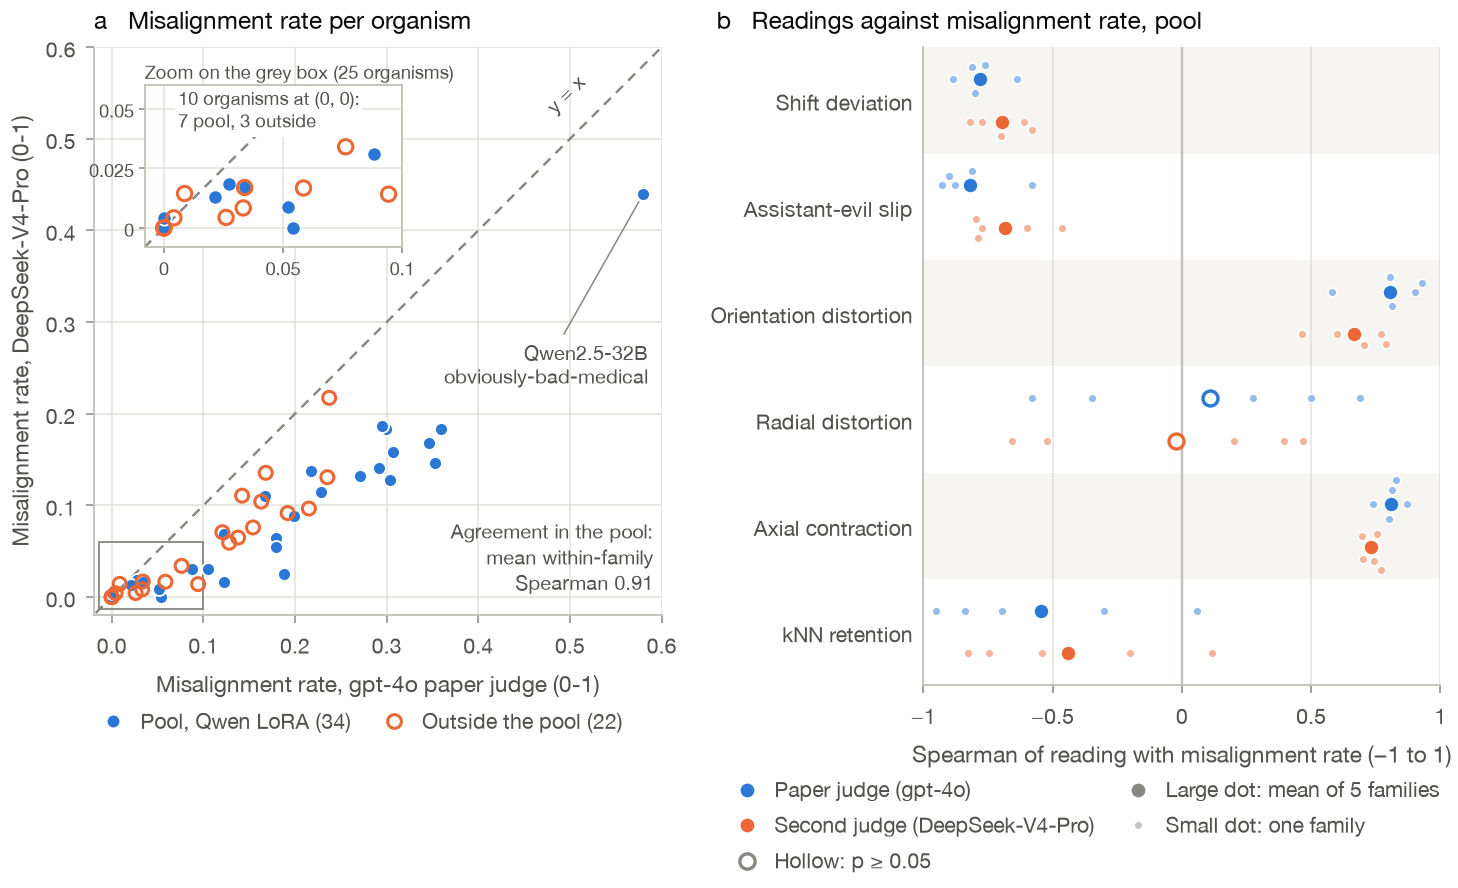

Generate this figure with Python:
from style import *

import json
import math

import numpy as np
import pandas as pd
from matplotlib.colors import to_rgb
from matplotlib.lines import Line2D

EXTRA = ROOT / "reanalysis/extra-evals"
per = pd.read_csv(EXTRA / "per_organism.csv")
ev = json.load(open(EXTRA / "extra_evals.json"))

READINGS = [("assistant_shift_deviation", "Shift deviation"), ("assistant_evil_slip", "Assistant-evil slip"),
            ("orientation_distortion", "Orientation distortion"), ("radial_distortion", "Radial distortion"),
            ("axial_contraction", "Axial contraction"), ("knn_retention", "kNN retention")]
JUDGES = [("M_paper", "Paper judge (gpt-4o)", C_MAIN), ("M_second", "Second judge (DeepSeek-V4-Pro)", C_ALT)]

# layout in inches, so that marker sizes in points can be placed without overlap
W, H = FULL, 4.12
TOP = 3.87                                   # top edge of both panels
A_L, A_S = 0.50, 2.58                        # panel a: left, side (square)
B_L, B_W, B_H = 4.27, 2.35, 2.90             # panel b: left, width, height
fig = plt.figure(figsize=(W, H))
ax = fig.add_axes([A_L / W, (TOP - A_S) / H, A_S / W, A_S / H])
bx = fig.add_axes([B_L / W, (TOP - B_H) / H, B_W / W, B_H / H])

# ---------------------------------------------------------------- (a) misalignment rate per organism, two judges
d = per.dropna(subset=["M_paper", "M_second"])
pool, out = d[d.set == "pool"], d[d.set == "outside"]
top = math.ceil(max(d.M_paper.max(), d.M_second.max()) / 0.1) * 0.1
S_A, RING_A = 18, 0.6                         # marker area (pt^2) and ring width (pt)
pt_per_unit = A_S * 72 / top
PAD = 2.2 * (math.sqrt(S_A) / 2 + RING_A) / pt_per_unit  # room below 0, so organisms at exactly 0 are drawn whole


def draw_points(a, pl, ou, s):
    a.plot([-1, 2], [-1, 2], ls=(0, (4, 3)), lw=0.8, color=C_BASE, zorder=1)
    a.scatter(pl.M_paper, pl.M_second, s=s, color=C_MAIN, edgecolor="white", linewidth=RING_A, zorder=3,
              clip_on=False)
    a.scatter(ou.M_paper, ou.M_second, s=s, facecolor="none", edgecolor=C_ALT, linewidth=1.0, zorder=4,
              clip_on=False)


draw_points(ax, pool, out, S_A)
ax.set_xlim(-PAD, top)
ax.set_ylim(-PAD, top)
ax.set_aspect("equal")
ticks = np.round(np.arange(0, top + 1e-9, 0.1), 1)
ax.set_xticks(ticks)
ax.set_yticks(ticks)
ax.set_xlabel("Misalignment rate, gpt-4o paper judge (0-1)")
ax.set_ylabel("Misalignment rate, DeepSeek-V4-Pro (0-1)")
ax.set_title("a   Misalignment rate per organism", loc="left")

# label the organism with the highest paper-judge rate, below it, with a leader
x = d.loc[d.M_paper.idxmax()]
ax.annotate(f"{x.family}\n{x.organism}", (x.M_paper, x.M_second), xytext=(x.M_paper + 0.005, x.M_second - 0.16),
            ha="right", va="top", fontsize=6.5, color=INK2, linespacing=1.1,
            arrowprops=dict(arrowstyle="-", color=MUTED, lw=0.5, shrinkA=0, shrinkB=3))
ax.text(top * 0.84, top * 0.90, "y = x", rotation=45, rotation_mode="anchor", ha="center", va="bottom",
        fontsize=6.5, color=INK2)
rho = ev["measure_vs_M_paper"]["M_second"]["rho_bar"]
ax.text(top * 0.985, 0.0, f"Agreement in the pool:\nmean within-family\nSpearman {rho:.2f}", ha="right",
        va="bottom", fontsize=6.5, color=INK2, linespacing=1.1)

# zoom on the crowded corner near (0, 0): every organism with a paper-judge rate up to ZX, drawn in the empty space
# above y = x. The zoom is wider than tall because these organisms all sit low on the second judge's axis; the top
# keeps 0.02 of headroom for the note on the (0, 0) stack.
ZX = 0.1
zin = d[d.M_paper <= ZX]
ZY = math.ceil((zin.M_second.max() + 0.02) / 0.01) * 0.01
zscale = 2.6                                            # magnification
zpad = 2.2 * (math.sqrt(S_A + 4) / 2 + RING_A) / (pt_per_unit * zscale)
zw, zh = (ZX + zpad) * zscale, (ZY + zpad) * zscale     # inset size in panel a data units
zx0 = 0.06 * top
zy0 = zx0 + zw + 0.065                                  # bottom-right corner and its tick labels stay above y = x
assert zy0 + zh + 0.03 < top, "the inset and its title do not fit under the top of panel a"
axz = ax.inset_axes([zx0, zy0, zw, zh], transform=ax.transData, zorder=6)
axz.set_facecolor("white")
draw_points(axz, zin[zin.set == "pool"], zin[zin.set == "outside"], S_A + 4)
axz.set_xlim(-zpad, ZX)
axz.set_ylim(-zpad, ZY)
axz.set_aspect("equal")
axz.set_xticks([0, ZX / 2, ZX])
axz.set_yticks(np.arange(0, ZY + 1e-9, 0.025))
axz.tick_params(length=2, pad=1.5, labelsize=6)
axz.xaxis.set_major_formatter(lambda v, _: f"{v:g}")
axz.yaxis.set_major_formatter(lambda v, _: f"{v:g}")
for s in axz.spines.values():
    s.set_visible(True)
    s.set_color(AXIS)
    s.set_linewidth(0.6)
# the zoom window on panel a
ax.add_patch(plt.Rectangle((-PAD * 0.7, -PAD * 0.7), ZX + PAD * 0.7, ZY + PAD * 0.7, fill=False, ec=MUTED, lw=0.6,
                           zorder=2))
axz.set_title(f"Zoom on the grey box ({len(zin)} organisms)", fontsize=6, color=INK2, pad=2, loc="left")

# organisms at exactly (0, 0) under both judges stack into one mark: say how many
zero = d[(d.M_paper == 0) & (d.M_second == 0)]
nzp, nzo = int((zero.set == "pool").sum()), int((zero.set == "outside").sum())
# (every route for a leader into that corner crosses a neighbouring mark, so the note names the point instead)
axz.text(0.06 * ZX, 0.97 * ZY, f"{len(zero)} organisms at (0, 0):\n{nzp} pool, {nzo} outside",
         ha="left", va="top", fontsize=6, color=INK2, linespacing=1.05, zorder=7,
         bbox=dict(boxstyle="square,pad=0.15", fc="white", ec="none"))

ax.legend(handles=[
    Line2D([], [], ls="", marker="o", ms=4.5, color=C_MAIN, mec="white", mew=RING_A,
           label=f"Pool, Qwen LoRA ({len(pool)})"),
    Line2D([], [], ls="", marker="o", ms=4.5, mfc="none", mec=C_ALT, mew=1.0, label=f"Outside the pool ({len(out)})"),
], loc="upper left", bbox_to_anchor=(-0.02, -0.15), ncol=2, handletextpad=0.3, columnspacing=1.0,
    labelcolor=INK2, borderaxespad=0)

# ---------------------------------------------------------------- (b) each reading against M, under each judge
S_BIG, S_SMALL, RING = 24, 8, 0.5             # marker areas (pt^2) and the white ring width (pt)
R_BIG, R_SMALL = math.sqrt(S_BIG) / 2, math.sqrt(S_SMALL) / 2
GAP_PT = 0.35
XLIM = (-1, 1)
pt_per_x = B_W * 72 / (XLIM[1] - XLIM[0])
pt_per_row = B_H * 72 / len(READINGS)
off = {"M_paper": -0.2, "M_second": 0.2}      # judge bands within a row (rows run top to bottom)
side = {"M_paper": -1, "M_second": 1}          # each judge keeps to its own half of the row


def tint(c, f=0.5):
    r, g, b = to_rgb(c)
    return (r + (1 - r) * f, g + (1 - g) * f, b + (1 - b) * f)


def place(xp, r, placed, yc, sd):
    """Vertical position (pt from the row centre) nearest the band centre yc at which a dot of radius r at
    x = xp touches no placed dot and stays in its own half of the row."""
    def free(c):
        return all(math.hypot(xp - ox, c - oy) >= r + orr + GAP_PT + RING - 1e-6 for ox, oy, orr in placed)

    cands = [yc]
    for ox, oy, orr in placed:
        D = r + orr + GAP_PT + RING
        dx = xp - ox
        if abs(dx) < D:
            h = math.sqrt(D * D - dx * dx)
            cands += [oy + h, oy - h]
    ok = [c for c in cands if free(c) and c * sd >= r + RING]
    return min(ok, key=lambda c: (round(abs(c - yc), 6), 0 if (c - yc) * sd >= 0 else 1))


max_extent, n_small = 0.0, 0
for i, (rd, _) in enumerate(READINGS):
    if i % 2 == 0:
        bx.axhspan(i - 0.5, i + 0.5, color="#f6f5f2", lw=0, zorder=0)
    row = {m: ev["readings_vs_measure"][f"{rd}|{m}"] for m, _, _ in JUDGES}
    # the two means are fixed on their band; family dots are stacked around them so that no dot hides another
    placed = [(row[m]["rho_bar"] * pt_per_x, off[m] * pt_per_row, R_BIG) for m, _, _ in JUDGES]
    for m, _, col in JUDGES:
        t = row[m]
        sig = t["p"] < 0.05
        bx.scatter([t["rho_bar"]], [i + off[m]], s=S_BIG, zorder=4, linewidth=1.1 if not sig else RING,
                   facecolor=col if sig else "white", edgecolor=col if not sig else "white")
        fx, fy = [], []
        for v in sorted(t["per_family_rho"].values(), key=lambda v: abs(v - t["rho_bar"])):
            xp = v * pt_per_x
            y = place(xp, R_SMALL, placed, off[m] * pt_per_row, side[m])
            placed.append((xp, y, R_SMALL))
            fx.append(v)
            fy.append(i + y / pt_per_row)
            max_extent = max(max_extent, abs(y) + R_SMALL + RING)
        n_small += len(fx)
        bx.scatter(fx, fy, s=S_SMALL, color=tint(col), edgecolor="white", linewidth=RING, zorder=5)
    # no two dots in the row overlap, rings included
    for a_ in range(len(placed)):
        for b_ in range(a_ + 1, len(placed)):
            (x1, y1, r1), (x2, y2, r2) = placed[a_], placed[b_]
            assert math.hypot(x1 - x2, y1 - y2) >= r1 + r2 + RING - 1e-6, (rd, placed[a_], placed[b_])
print(f"{n_small} family dots, none overlapping; they reach {max_extent:.1f} pt from a row centre "
      f"(half a row is {pt_per_row / 2:.1f} pt)")
assert max_extent <= pt_per_row / 2, "family dots spill into the next row: make the rows taller"

bx.axvline(0, color=AXIS, lw=0.8, zorder=1)
bx.set_xlim(*XLIM)
bx.set_ylim(len(READINGS) - 0.5, -0.5)
bx.set_yticks(range(len(READINGS)))
bx.set_yticklabels([lab for _, lab in READINGS])
bx.tick_params(axis="y", length=0)
bx.grid(axis="y", visible=False)
bx.set_xticks([-1, -0.5, 0, 0.5, 1])
bx.set_xticklabels(["−1", "−0.5", "0", "0.5", "1"])
bx.set_xlabel("Spearman of reading with misalignment rate (−1 to 1)")
LEFT = -0.40  # panel b's title and legend start under its row labels
bx.set_title("b   Readings against misalignment rate, pool", loc="left", x=LEFT)
nfam = len(ev["readings_vs_measure"][f"{READINGS[0][0]}|M_paper"]["per_family_rho"])
bx.legend(handles=[
    Line2D([], [], ls="", marker="o", ms=5, color=C_MAIN, mec="white", mew=RING, label="Paper judge (gpt-4o)"),
    Line2D([], [], ls="", marker="o", ms=5, color=C_ALT, mec="white", mew=RING, label="Second judge (DeepSeek-V4-Pro)"),
    Line2D([], [], ls="", marker="o", ms=5, mfc="white", mec=C_BASE, mew=1.1, label="Hollow: p ≥ 0.05"),
    Line2D([], [], ls="", marker="o", ms=5, color=C_BASE, mec="white", mew=RING,
           label=f"Large dot: mean of {nfam} families"),
    Line2D([], [], ls="", marker="o", ms=2.8, color=tint(C_BASE), mec="white", mew=RING,
           label="Small dot: one family"),
], loc="upper left", bbox_to_anchor=(LEFT, -0.13), ncol=2, handletextpad=0.3, columnspacing=1.0,
    labelcolor=INK2, borderaxespad=0)

save(fig, "fig_judge")
